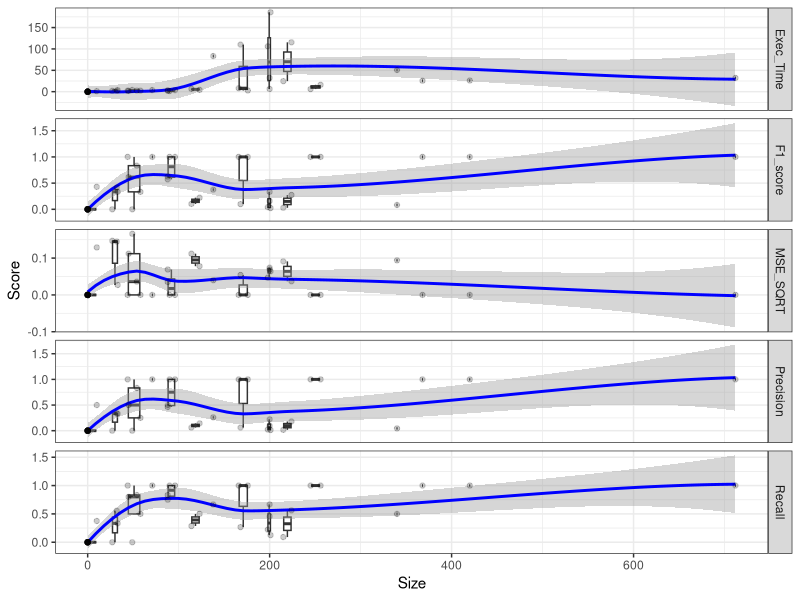
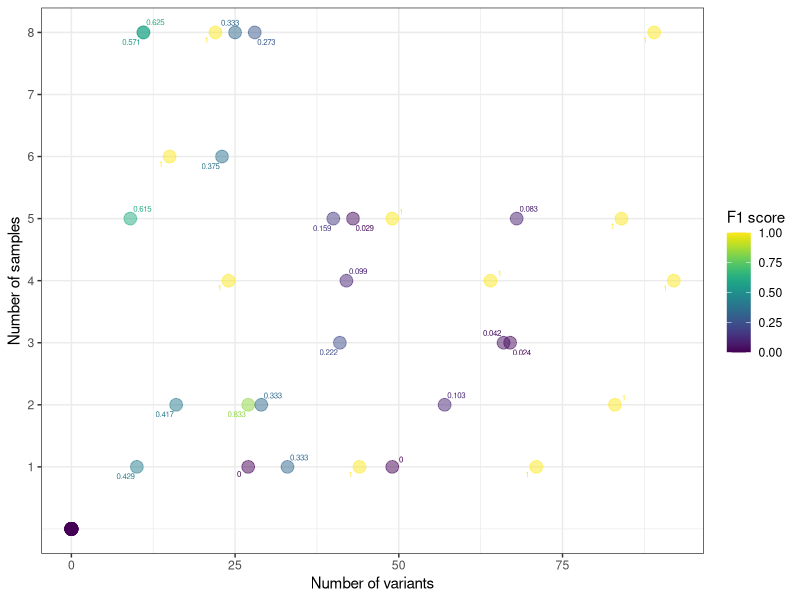
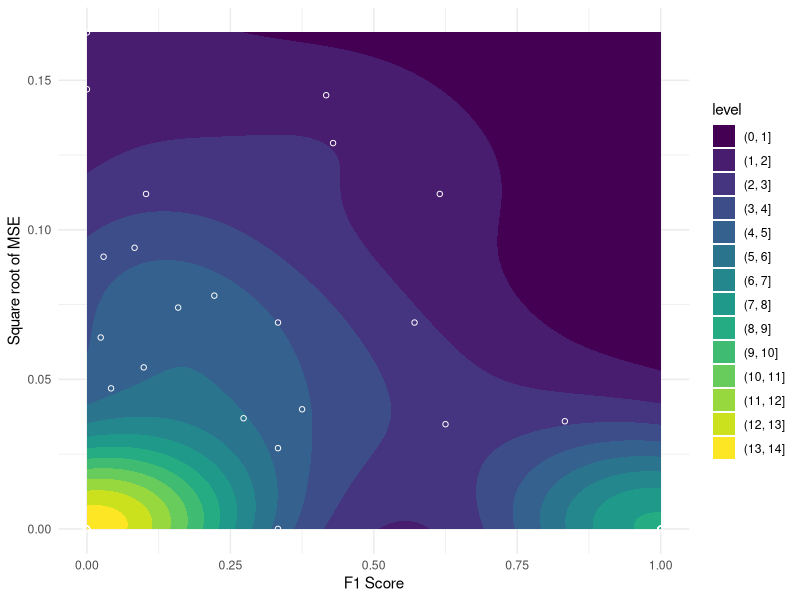
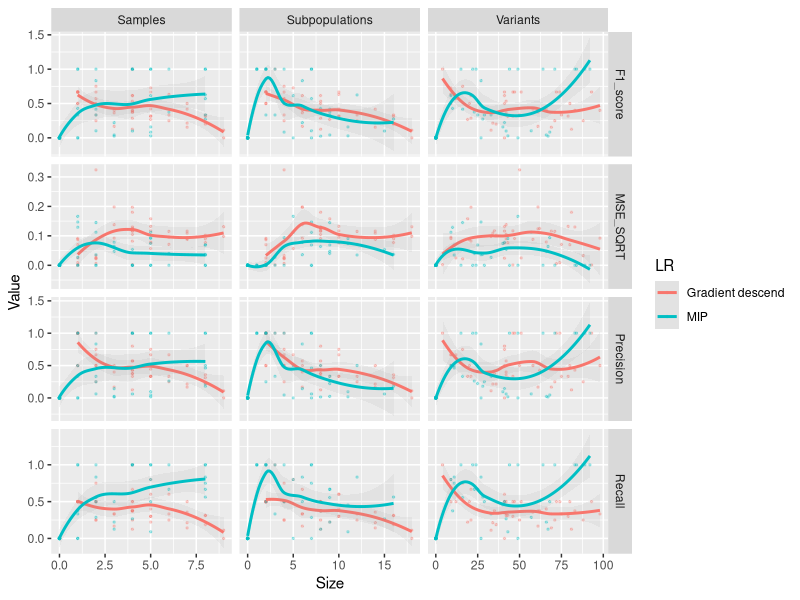

Recreate these plots in R, in order.
library(here)
setwd(here())

library(tidyverse)
library(viridis)
library(ggrepel)

tests = read_tsv('./test_results/Test_results_2.tsv')
tests = tests %>% mutate(Size = Variants * Samples)

tests1 = read_tsv('./test_results/Test_results_fixed_lr.tsv')
tests1 = tests1 %>% mutate(Size = Variants * Samples)

tests_long = tests %>% 
  filter(MSE_SQRT <= 1) %>%
  select(Size, Exec_Time, F1_score, MSE_SQRT, Precision, Recall) %>%
  pivot_longer(-Size, names_to='Test', values_to='Score')

plot_1 = tests_long %>%
  ggplot(aes(Size, Score)) +
  geom_boxplot(aes(group = cut_width(Size, 25)), outlier.alpha = 0) +
  geom_smooth(color = "blue") +
  geom_point(alpha = 0.2) +
  facet_grid(Test ~ ., scales = "free_y") +
  theme_bw()

ggsave('./img/Size_effect_dlr.png', height = 8, width = 6)

plot_2 = tests %>% ggplot(aes(Variants, Samples, color=F1_score, label=F1_score)) + 
  geom_point(size = 4, alpha = 0.5) +
  geom_text_repel(size = 2) +
  scale_color_viridis(name = "F1 score") +
  scale_y_continuous(breaks = 1:10, minor_breaks = F) +
  xlab('Number of variants') +
  ylab('Number of samples') +
  theme_bw()

ggsave('./img/F1_Size.png', height = 6, width = 6)

plot_3 = tests %>% filter(MSE_SQRT <= 1) %>% ggplot(aes(F1_score, MSE_SQRT)) +
  geom_density2d_filled() +
  geom_point(shape = 1, color = "white") +
  theme_minimal() +
  xlab('F1 Score') +
  ylab('Square root of MSE')

ggsave('./img/F1_MSE.png', height = 6, width = 6)

tests_long_2 = tests %>% 
  filter(MSE_SQRT <= 1) %>%
  select(Variants, Samples, Subpopulations, Precision, Recall, F1_score, MSE_SQRT) %>%
  pivot_longer(-c(Variants, Samples, Subpopulations),names_to='Score', values_to='Value') %>%
  pivot_longer(-c(Score, Value), names_to='Dimention', values_to='Size')
tests_long_2$LR = 'MIP'

tests_long_1 = tests1 %>% 
  filter(MSE_SQRT <= 1) %>%
  select(Variants, Samples, Subpopulations, Precision, Recall, F1_score, MSE_SQRT) %>%
  pivot_longer(-c(Variants, Samples, Subpopulations),names_to='Score', values_to='Value') %>%
  pivot_longer(-c(Score, Value), names_to='Dimention', values_to='Size')
tests_long_1$LR = 'Gradient descend'

tests_long = rbind(tests_long_1, tests_long_2)

plot_4 = tests_long %>% ggplot(aes(Size, Value, color = LR)) +
  geom_point(alpha=0.3, size = 0.5) +
  geom_smooth(alpha = 0.1) +
  facet_grid(Score ~ Dimention, scales = 'free')

ggsave('./img/GD_vs_MIP.png', height = 6, width = 6)

plot_5 = tests %>% ggplot(aes(Variants, Subpopulations)) + 
  geom_point(alpha = 0.3) +
  geom_abline(slope = 2)
